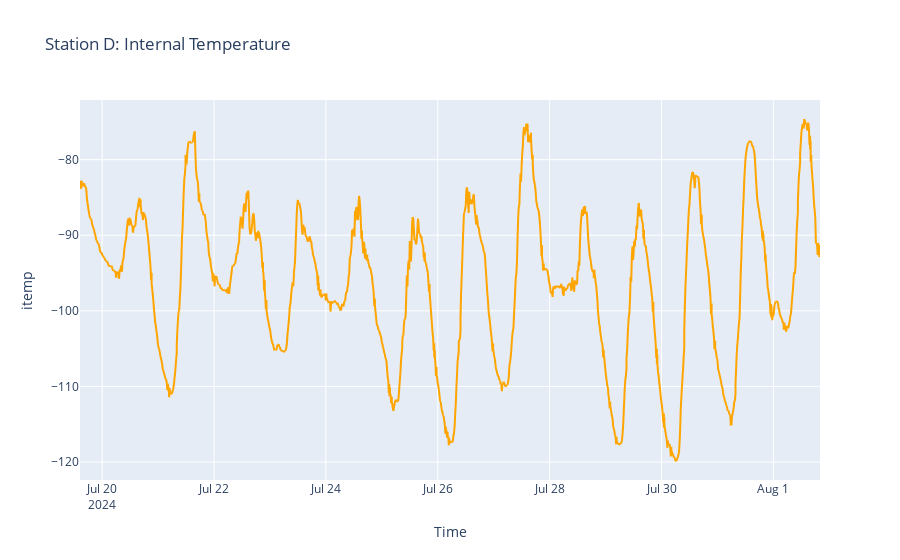

The cell this chart's notebook holds for it:
### Code cell
fig = px.line(station, x='Time', y='itemp', title=f'Station {stn.upper()}: Internal Temperature')
fig.update_traces(line=dict(color='orange'))
fig.write_html(f'./vis/station_{stn}_itemp.html')
fig.show()

### Figure 1 — Plotly figure (JSON) as saved in the notebook; plotly's stock layout.template omitted (floating-point values rounded to 4 significant figures; data arrays with more than 128 entries replaced by an {"elided": "..."} marker saying what was removed)
{"data": [{"hovertemplate": "Time=%{x}<br>itemp=%{y}<extra></extra>", "legendgroup": "", "line": {"color": "orange", "dash": "solid"}, "marker": {"symbol": "circle"}, "mode": "lines", "name": "", "showlegend": false, "type": "scattergl", "x": {"elided": "1379 str values"}, "xaxis": "x", "y": {"elided": "1379 float values"}, "yaxis": "y"}], "layout": {"legend": {"tracegroupgap": 0}, "title": {"text": "Station D: Internal Temperature"}, "xaxis": {"anchor": "y", "domain": [0, 1], "title": {"text": "Time"}}, "yaxis": {"anchor": "x", "domain": [0, 1], "title": {"text": "itemp"}}}}
